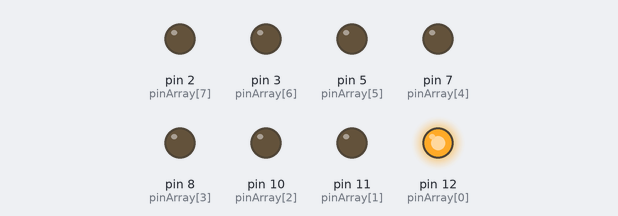
The sketch below on a simulated Arduino Uno, built with avr-gcc and run on an emulated ATmega328P. Shown: output pins drawn as LEDs (lit = HIGH).

Above: at 0.05 s.
At 0.45 s:
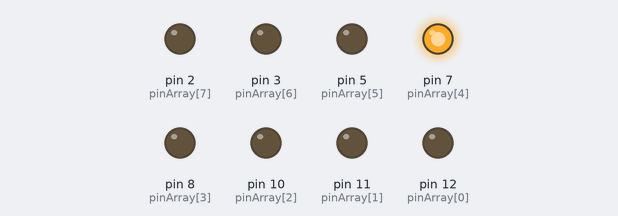
At 0.75 s:
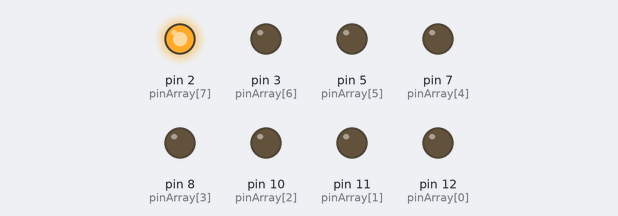
At 1.55 s:
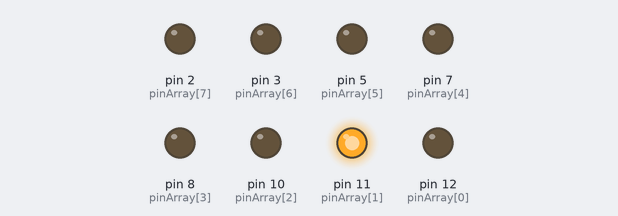
At 2.35 s:
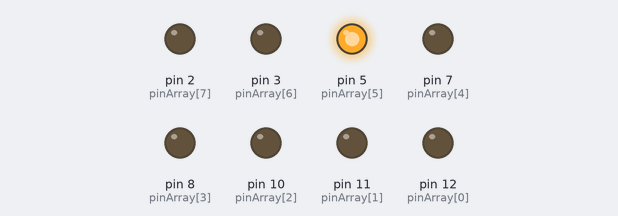
At 3.15 s:
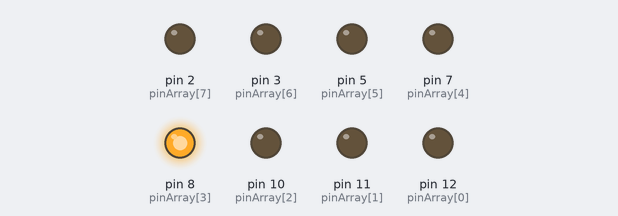
Timing chart, 0 to 3.5 s (numbered marks = the images above):
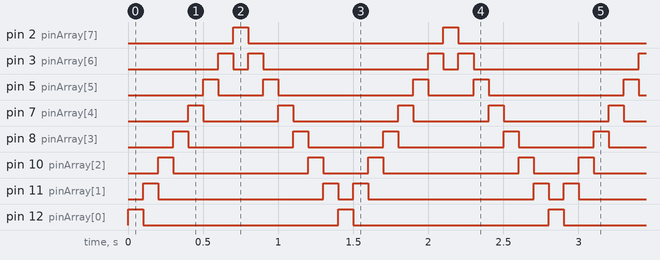

The sketch:

Opdracht_2.ino
```cpp
// Vars
const int pinArray[] = {12, 11, 10, 8, 7, 5, 3, 2};
  int current = 0;
  int direction = 1;

void setup() {
  // Output sturen naar alle aangesloten pins
  for (int i = 0; i < 8; i++) {
    pinMode(pinArray[i], OUTPUT);
  }
}

void loop() {
  // Eerst alle leds uitzetten aan het begin
  for (int i = 0; i < 8; i++) {
    digitalWrite(pinArray[i], LOW);
  }

  // Aanzetten van de eerste pin op volgorde van current en direction
  digitalWrite(pinArray[current], HIGH);
  delay(100);

  // Doorgaan naar de volgende
  current += direction;

  // Veranderen van richting aan het einde
  if (current == 7) {
    direction = -1;
  // Normale richting aan het begin
  } else if (current == 0) {
    direction = 1;
  }
}
```

Measured:
- by itself, pin 2 (pinArray[7]), pin 12 (pinArray[0]): alternates HIGH for 0.10 s and LOW for 1.3 s
- by itself, pin 3 (pinArray[6]): repeats every 1.4 s: LOW 0.10 s, HIGH 0.10 s, LOW 1.1 s, HIGH 0.10 s
- by itself, pin 5 (pinArray[5]): repeats every 1.4 s: LOW 0.30 s, HIGH 0.10 s, LOW 0.90 s, HIGH 0.10 s
- by itself, pin 7 (pinArray[4]): repeats every 1.4 s: LOW 0.50 s, HIGH 0.10 s, LOW 0.70 s, HIGH 0.10 s
- by itself, pin 8 (pinArray[3]): repeats every 1.4 s: LOW 0.70 s, HIGH 0.10 s, LOW 0.50 s, HIGH 0.10 s
- by itself, pin 10 (pinArray[2]): repeats every 1.4 s: LOW 0.90 s, HIGH 0.10 s, LOW 0.30 s, HIGH 0.10 s
- by itself, pin 11 (pinArray[1]): repeats every 1.4 s: LOW 1.1 s, HIGH 0.10 s, LOW 0.10 s, HIGH 0.10 s
